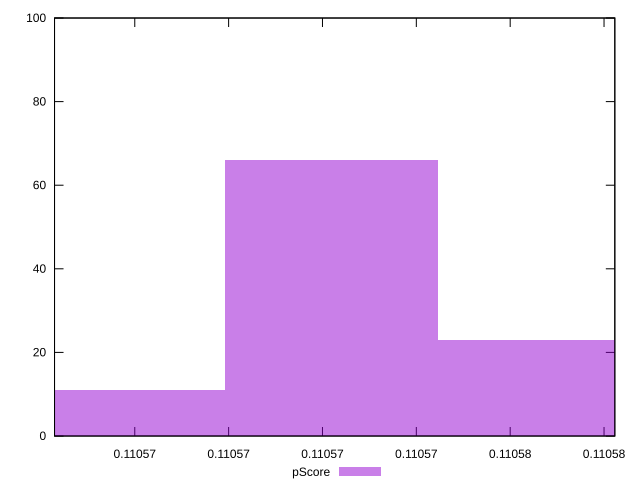

Write the gnuplot code that produced this figure.
reset

$pScore <<EOF
0.11057218843436123 66
0.11057672156770143 23
0.11056765530102101 11
EOF

set key outside below
set boxwidth 0.000004533133340208315
set xrange [0.11056629013412189:0.11057822996601496]
set yrange [0:100]
set trange [0:100]
set style fill transparent solid 0.5 noborder
set terminal svg size 640, 490 enhanced background rgb 'white'
set output "report_00008_2021-01-22T20:58:29.167/uses-long-cache-ttl/samples/pages+cached+nointeractive/pScore/histogram.svg"

plot $pScore title "pScore" with boxes

reset
